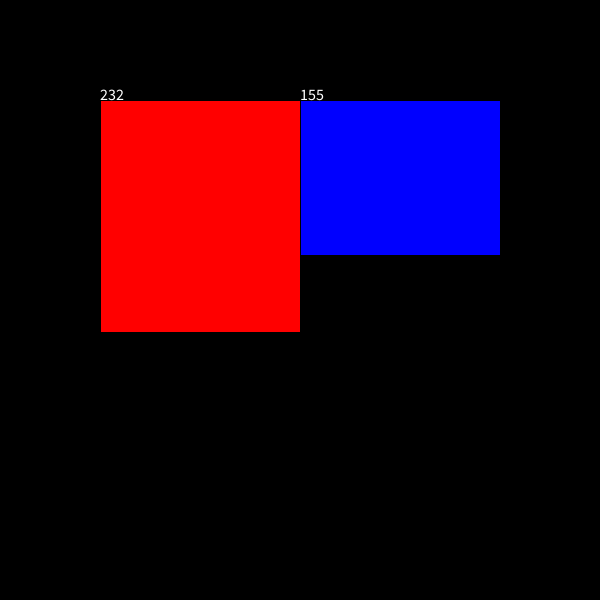
Frame 1 (no input)
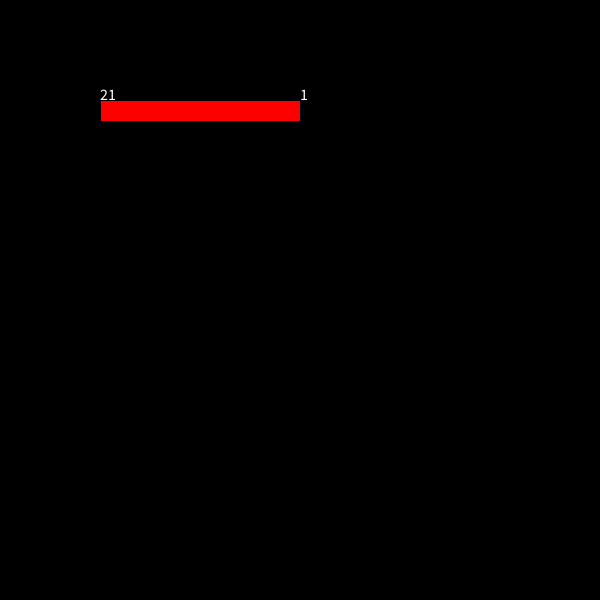
Frame 60 (the mouse pressed at the canvas centre just before this capture)
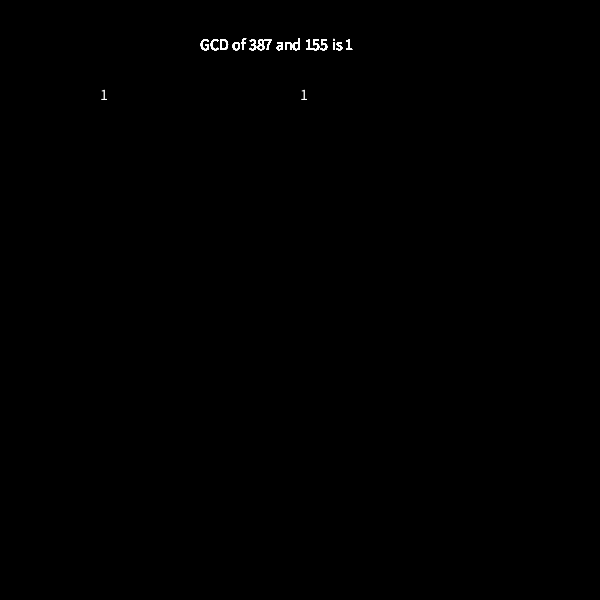
Frame 120 (the mouse held since frame 60 and released just before this capture)

The Processing sketch that drew these frames (run headless with seeded random() and noise(); from frame 60 on, the mouse is pressed at the canvas centre):

// Processing sketch: processing_100689
// ── processing_100689.pde

int a;
int b;
int amax;
int bmax;
double ah;
double bh;
int temp;

void setup(){
  size(600,600);
  a = (int)random(0,600);
  b = (int)random(0,600);
  amax = a;
  bmax = b;
  textSize(16);
}

void draw(){
   if(a != b){
     if(a > b){
       a = a-b;
     } else{
       b = b-a;
     }
       background(0,0,0);

     fill(255, 0, 0);
     rect(100, 100, 200, a);
     fill(0,0,255);
     rect(300, 100, 200, b);
     fill(255, 255, 255);
     text(a + "", 100, 100);
     text(b+ "",300, 100);
     for(int i = 0; i < 100000000; i++){
       i++;
       i--;
     }
   } else{
     text("GCD of " + amax + " and " + bmax + " is "+a+"", 200,50);
   }
}
